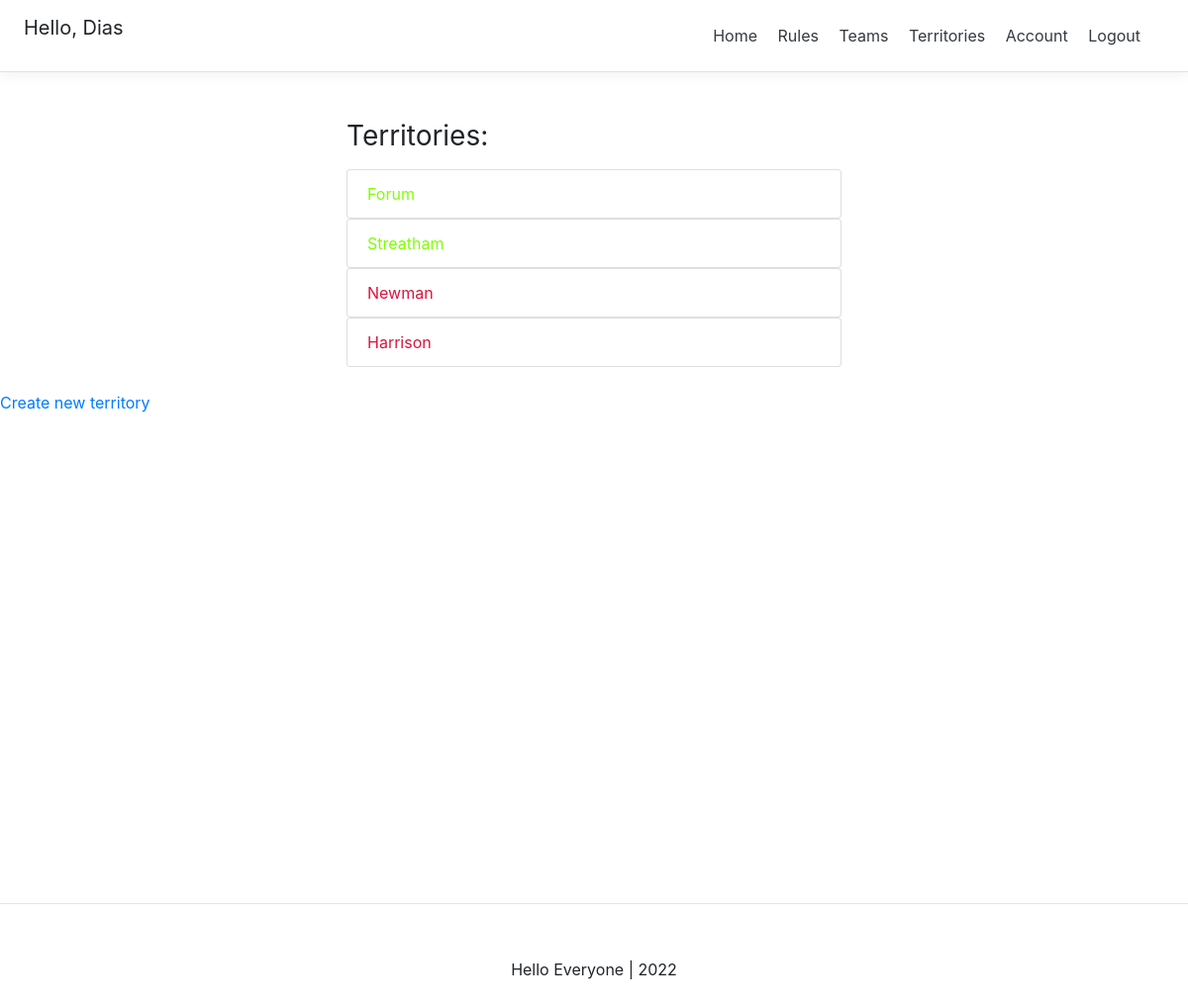
The app's page /game_keeper/settings/ (signed in), older data.
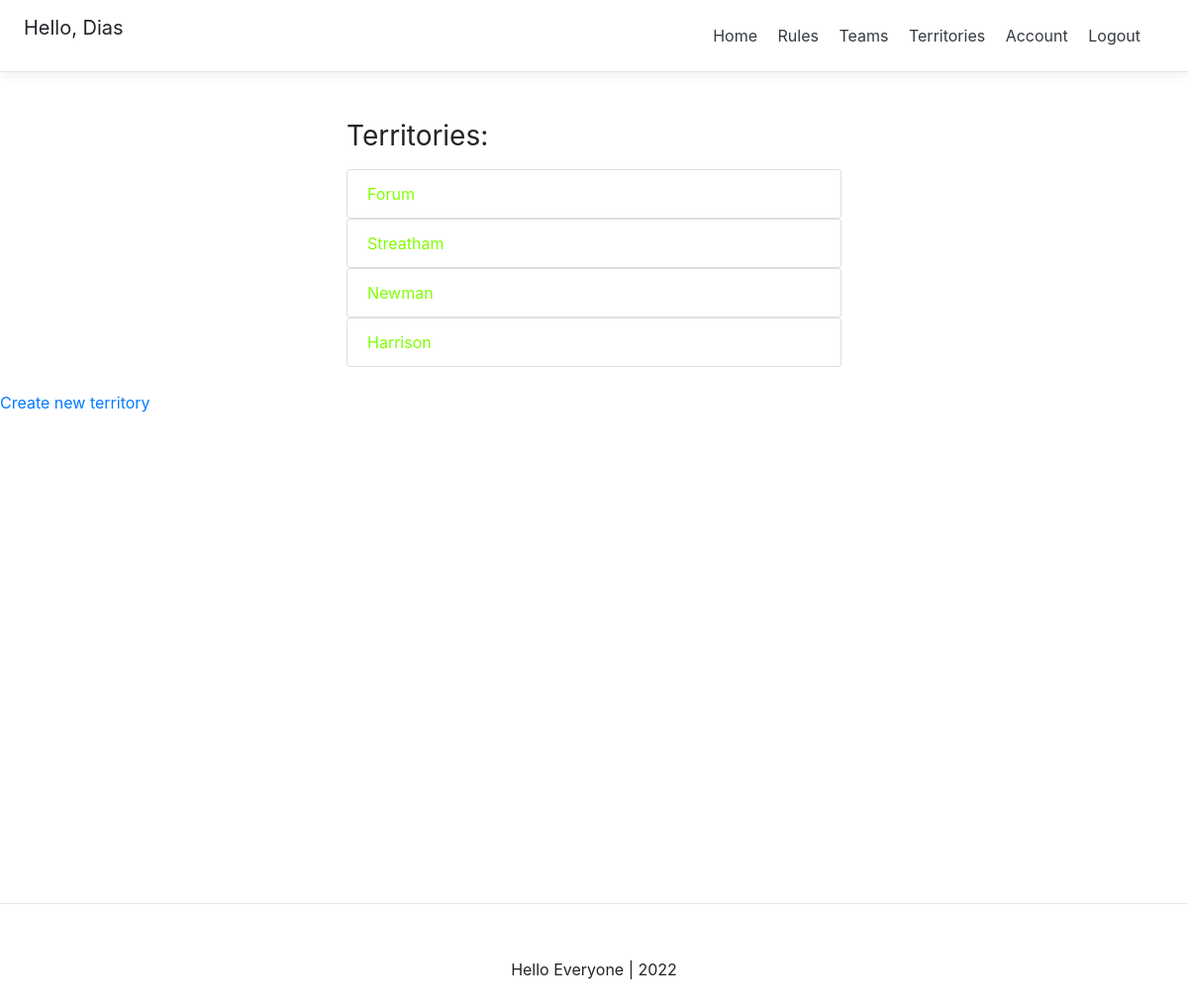
The same page, newer data.
### gameKeeper/models.py (models this page shows)
class Building(models.Model):
    name 					= models.CharField(max_length=50, null=False, blank=False, unique=True)
    latitude 				= models.DecimalField(max_digits=10, decimal_places=5, null=False, blank=False)
    longitude 				= models.DecimalField(max_digits=10, decimal_places=5, null=False, blank=False)
    is_active               = models.BooleanField(default=False)
    is_captured             = models.BooleanField(default=False)
    slug 					= models.SlugField(blank=True, unique=True)
    def __str__(self):
	    return self.name

### gameKeeper/views.py (the view)
# urls.py: path('settings/', game_keeper_view, name="settings"),
def game_keeper_view(request):
    context = {}
    if not request.user.is_authenticated:
        return redirect('login')
    buildings = Building.objects.all()
    context['buildings'] = buildings
    return render(request, 'game_keeper/settings.html', context)

### gameKeeper/templates/game_keeper/settings.html (shortened to what this page needs)
{% extends 'base.html' %}
{% block content %}
{% if request.user.is_authenticated %}
<div class="container mt-4 p-4">
    <div class="row">
      <div class="buildings">
        <h3 class="mb-3 font-weight-normal">Territories:</h3>
        {% if buildings %}
          <ul class="list-group">
          {% for building in buildings %}
            {% if building.is_active %}
            <a href="{% url 'game_keeper:detail' building.slug %}" style="text-decoration: none; color: chartreuse;">
              <li class="list-group-item">{{building}}</li></a>
            {% else %}
            <a href="{% url 'game_keeper:detail' building.slug %}" style="text-decoration: none; color: crimson;">
              <li class="list-group-item">{{building}}</li></a>
            {% endif %}
          {% endfor %}
          </ul>
        {% else %}
          <p>You have no Territories. Create a territory <a href="{% url 'game_keeper:create' %}">here</a>.</p>
        {% endif %}
      </div>
    </div>
  </div>
<a href="{% url 'game_keeper:create' %}">Create new territory</a>
{% endif %}
{% endblock content %}

Row changes from the older to the newer data that the page shows:
changed Building "Newman": is_active False → True (drawn)
changed Building "Harrison": is_active False → True (drawn)
